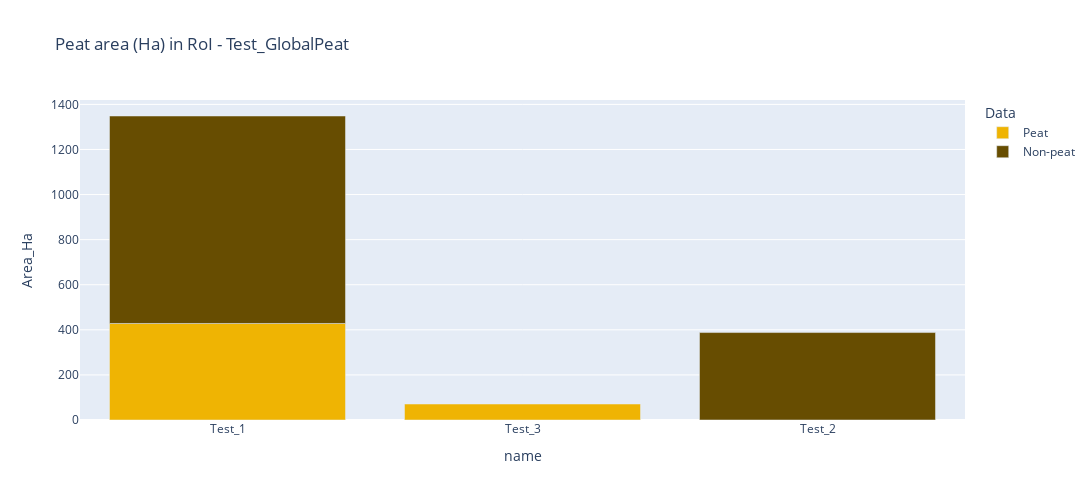

Notebook code for this chart:
### Code cell
# Peat area in RoI
fig_peatarea = px.bar(peat_nonpeat_roi_proj, x = peat_nonpeat_roi_proj[roi_column_name],
                      y =peat_nonpeat_roi_proj.Area_Ha, color = 'Data',
                      category_orders={"Peat Map": ["Peat", "Non-peat"]},
                      color_discrete_sequence = ['#efb403', '#674d01'],
                      width=1400, height=500, 
                   title ="Peat area (Ha) in RoI - " + projectname)
fig_peatarea

### Figure 1 — Plotly figure (JSON) as saved in the notebook; plotly's stock layout.template omitted (floating-point values rounded to 4 significant figures)
{"data": [{"alignmentgroup": "True", "hovertemplate": "Data=Peat<br>name=%{x}<br>Area_Ha=%{y}<extra></extra>", "legendgroup": "Peat", "marker": {"color": "#efb403", "pattern": {"shape": ""}}, "name": "Peat", "offsetgroup": "Peat", "orientation": "v", "showlegend": true, "textposition": "auto", "type": "bar", "x": ["Test_1", "Test_3"], "xaxis": "x", "y": [428.1, 70.84], "yaxis": "y"}, {"alignmentgroup": "True", "hovertemplate": "Data=Non-peat<br>name=%{x}<br>Area_Ha=%{y}<extra></extra>", "legendgroup": "Non-peat", "marker": {"color": "#674d01", "pattern": {"shape": ""}}, "name": "Non-peat", "offsetgroup": "Non-peat", "orientation": "v", "showlegend": true, "textposition": "auto", "type": "bar", "x": ["Test_1", "Test_2"], "xaxis": "x", "y": [920.4, 387.9], "yaxis": "y"}], "layout": {"barmode": "relative", "height": 500, "legend": {"title": {"text": "Data"}, "tracegroupgap": 0}, "title": {"text": "Peat area (Ha) in RoI - Test_GlobalPeat"}, "width": 1400, "xaxis": {"anchor": "y", "autorange": true, "domain": [0, 1], "range": [-0.5, 2.5], "title": {"text": "name"}, "type": "category"}, "yaxis": {"anchor": "x", "autorange": true, "domain": [0, 1], "range": [0, 1419.0], "title": {"text": "Area_Ha"}, "type": "linear"}}}
